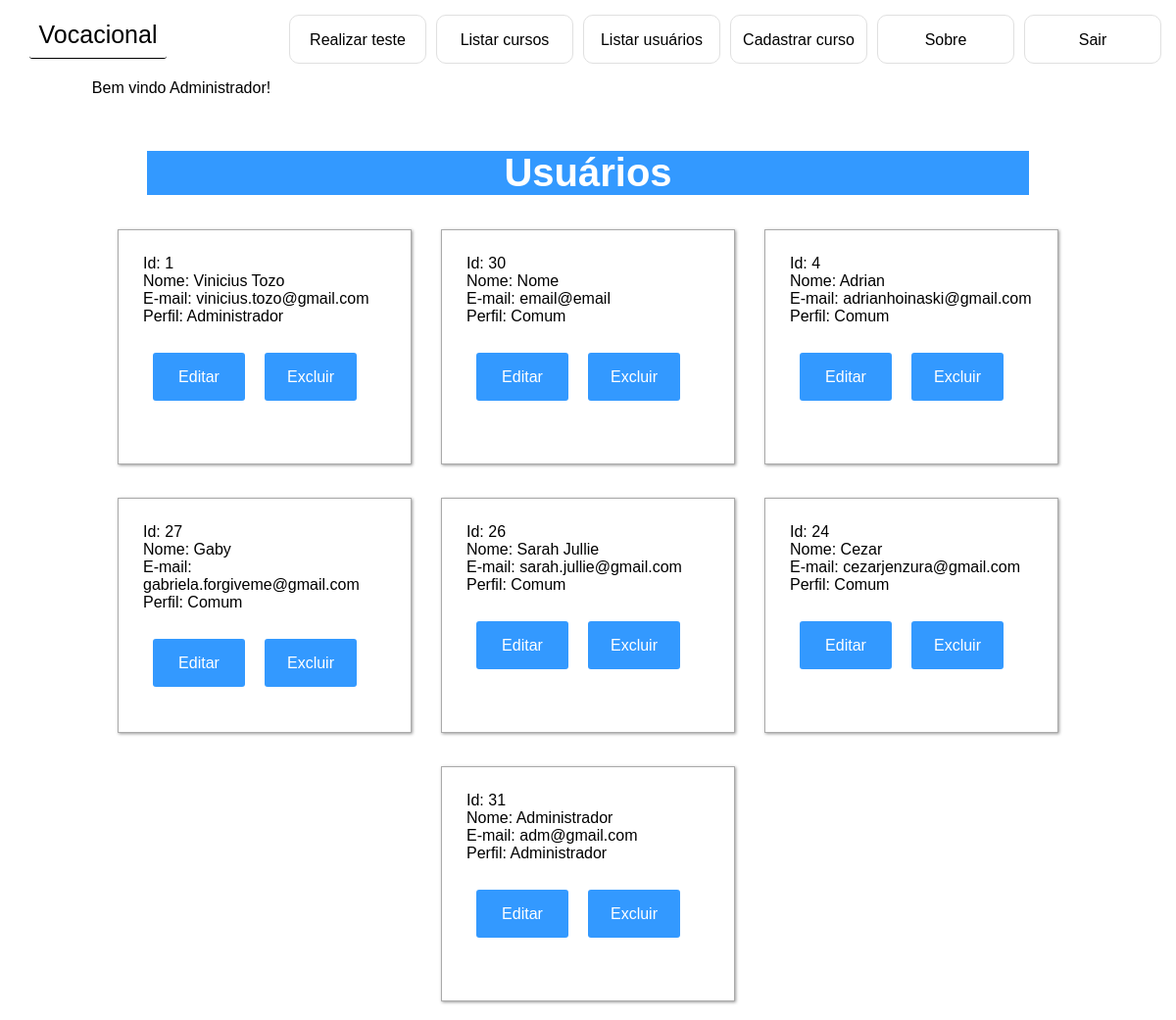
The page /listar_usuarios.php (signed in) on the database its author committed.
### tables this page shows
CREATE TABLE IF NOT EXISTS `usuarios` (
`id` int(3) NOT NULL,
  `nome` varchar(200) NOT NULL,
  `email` varchar(200) NOT NULL,
  `senha` varchar(200) NOT NULL,
  `perfil` int(1) NOT NULL
);

### php/funcoes_banco.php (called while the page is built, shortened)
<?php
	function select($tabela){
		global $conex;
		$sql = "SELECT * FROM $tabela";
		$select = $conex->prepare($sql);
		$select->execute();
		$return = $select->fetchAll();
		return $return;
	}
?>

### listar_usuarios.php (the view, shortened to what this page needs)
<!DOCTYPE html>
<html>
	<head>
		<?php include 'php/head.php' ?>
	</head>
	<body>
		<?php include 'php/header.php' ?>
		<h1>Usuários</h1>
		<main id='listar_usuarios' class='center'>
			<?php
				@$usuarios = select('usuarios');
				foreach(@$usuarios as $usuario){
					echo "<div class='ficha'>";
						echo "
							<span>Id: ".@$usuario['id']."</span><br>
							<span>Nome: ".@$usuario['nome']."</span><br>
							<span>E-mail: ".@$usuario['email']."</span><br>
							<span>Perfil: ";
							if(@$usuario['perfil'] == '1')
								echo "Administrador";
							else{
								echo "Comum";
							}
							echo"</span><br><br>";
							echo "<a href='editar_usuario.php?id=".@$usuario['id']."'><input type='button' value='Editar' class='btn_inicial'></a>";
						echo "<input type='button' value='Excluir' class='btn_inicial abrir_confirmacao'>";
					echo "</div>";
				}
			?>
		</main>
	</body>
</html>

### vocacional.css (style rules this page uses)
* { margin: 0; padding: 0; box-sizing: border-box; font-family: Arial; }
h1 { background: #3399FF; color: white; font-size: 40px; text-align: center; max-width: 900px; margin: 20px auto; }
.center { text-align: center; margin: 0 auto; }
button, input[type=button] { cursor: pointer; }
.ficha { display: inline-block; width: 300px; max-width: 90%; overflow: auto; border: 1px solid #AAA; margin: 15px; padding: 25px; text-align: left; box-shadow: 1px 1px 3px rgba(0, 0, 0, 0.4); height: 260px; }
#listar_usuarios .ficha { height: 240px; }
.ficha span { width: 100%; display: inline-block; }
.ficha input[type=button] { width: 94px; margin: 10px; border: 2px solid transparent; background: #3399FF; color: #FFF; font-size: 16px; line-height: 25px; padding: 10px 0; text-decoration: none; text-shadow: none; border-radius: 3px; box-shadow: none; transition: 0.25s; }

### rows shown on the page
usuarios: id "1", nome "Vinicius Tozo", email "vinicius.tozo@gmail.com", perfil "Administrador"
usuarios: id "30", nome "Nome", email "email@email", perfil "Comum"
usuarios: id "4", nome "Adrian", email "adrianhoinaski@gmail.com", perfil "Comum"
usuarios: id "27", nome "Gaby", email "gabriela.forgiveme@gmail.com", perfil "Comum"
usuarios: id "26", nome "Sarah Jullie", email "sarah.jullie@gmail.com", perfil "Comum"
usuarios: id "24", nome "Cezar", email "cezarjenzura@gmail.com", perfil "Comum"
usuarios: id "31", nome "Administrador", email "adm@gmail.com", perfil "Administrador"
